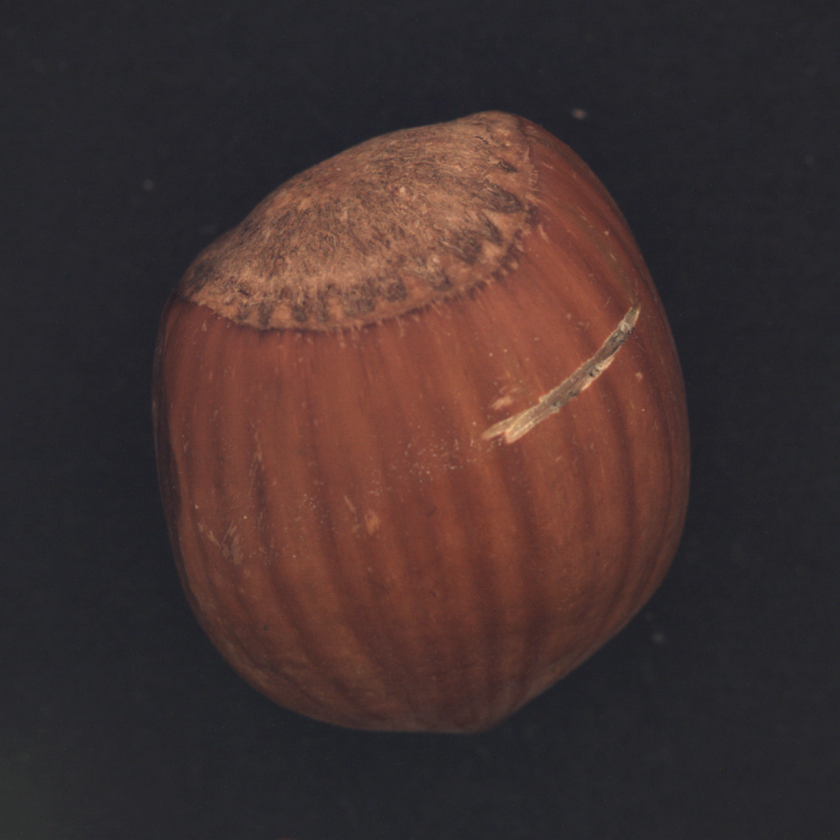
#> input picture Image/Unit-1/BASICS/002.png, 840 x 840 px, shrunk from 1024 x 1024 before the run
$ python Conversion.py
#> lines starting #> are read from the running program, lines starting #| are printed output that depends on the picture
import cv2
import numpy as np
import os


input_image_path = "002.png"


if not os.path.exists(input_image_path):
    raise FileNotFoundError(f"Error: Image not found at '{input_image_path}'. Please check the file path.")


output_folder = os.path.dirname(input_image_path)
image_bgr = cv2.imread(input_image_path)
#> image_bgr is the input picture: shape (840, 840, 3); mean B, G, R 48.2, 49.4, 66.7
if image_bgr is None:
    raise FileNotFoundError(f"Error: Could not load image at '{input_image_path}'. Check file integrity or format.")

# Convert BGR to RGB
image_rgb = cv2.cvtColor(image_bgr, cv2.COLOR_BGR2RGB)

# Built-in Methods
# Convert to grayscale
gray_image_cv2 = cv2.cvtColor(image_rgb, cv2.COLOR_RGB2GRAY)
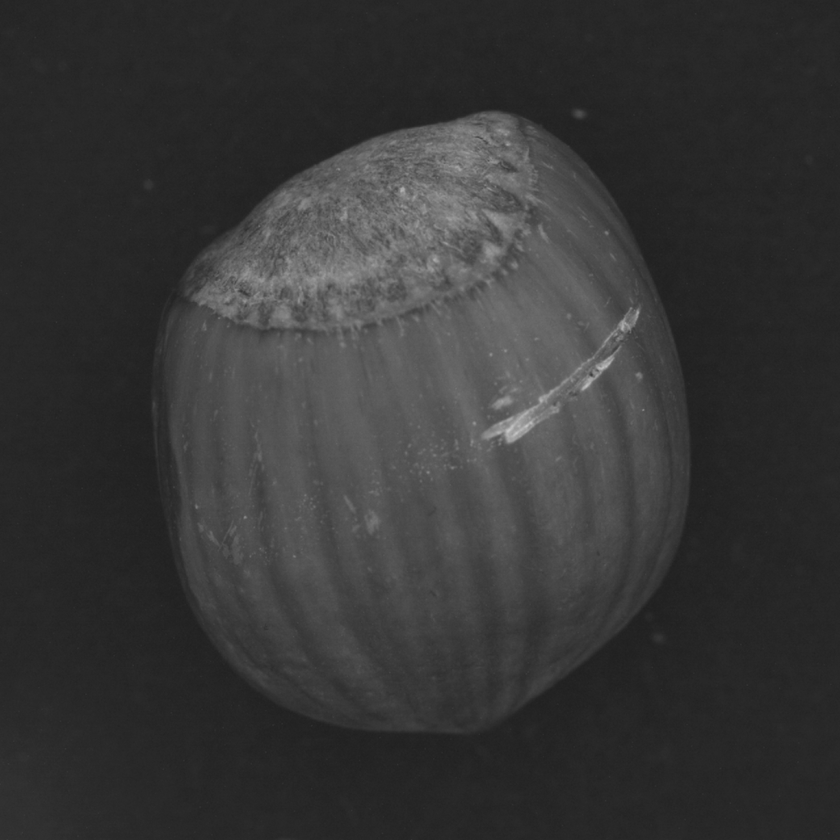
#> gray_image_cv2: shape (840, 840); min 31, max 199, mean 54.5

# Convert grayscale back to RGB
rgb_from_gray_cv2 = cv2.cvtColor(gray_image_cv2, cv2.COLOR_GRAY2RGB)

# Manual Conversion Methods
# Manual grayscale conversion
def manual_grayscale(image):
    weights = np.array([0.299, 0.587, 0.114])
    gray = np.dot(image[..., :3], weights).astype(np.uint8)
    return gray

gray_image_manual = manual_grayscale(image_rgb)

# Manual conversion from grayscale to RGB
def manual_gray_to_rgb(gray_image):
    return np.stack([gray_image, gray_image, gray_image], axis=-1)

rgb_from_gray_manual = manual_gray_to_rgb(gray_image_manual)


try:
    original_rgb_path = os.path.join(output_folder, "original_rgb.jpg")
    cv2.imwrite(original_rgb_path, cv2.cvtColor(image_rgb, cv2.COLOR_RGB2BGR))


    gray_cv2_path = os.path.join(output_folder, "gray_cv2.jpg")
    cv2.imwrite(gray_cv2_path, gray_image_cv2)

    rgb_cv2_path = os.path.join(output_folder, "rgb_from_gray_cv2.jpg")
    cv2.imwrite(rgb_cv2_path, cv2.cvtColor(rgb_from_gray_cv2, cv2.COLOR_RGB2BGR))

    gray_manual_path = os.path.join(output_folder, "gray_manual.jpg")
    cv2.imwrite(gray_manual_path, gray_image_manual)

    rgb_manual_path = os.path.join(output_folder, "rgb_from_gray_manual.jpg")
    cv2.imwrite(rgb_manual_path, cv2.cvtColor(rgb_from_gray_manual, cv2.COLOR_RGB2BGR))

except Exception as e:
    print(f"Error saving images: {e}. Check write permissions in '{output_folder}'.")
